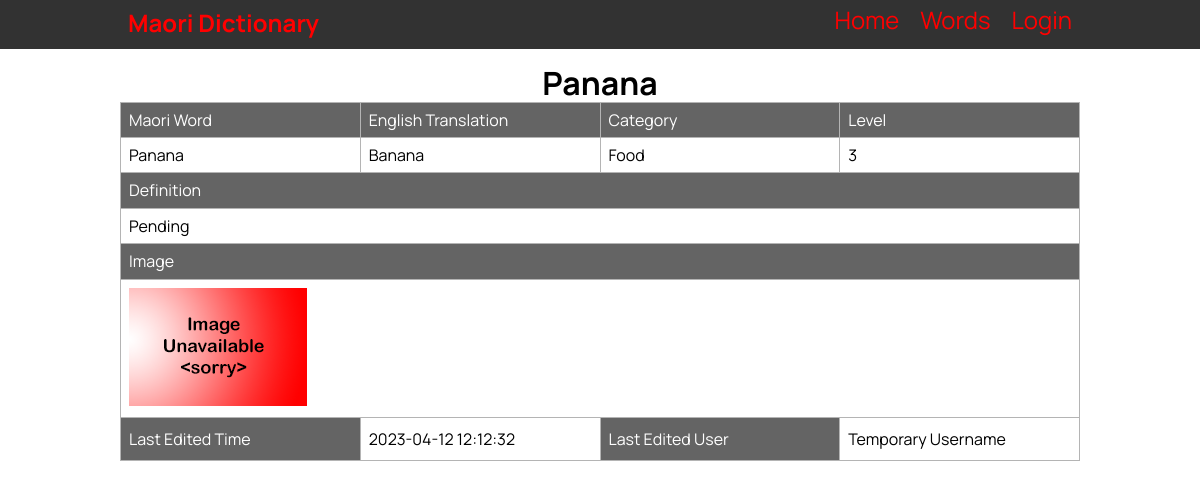
The app's page /individual_word/144, older data.
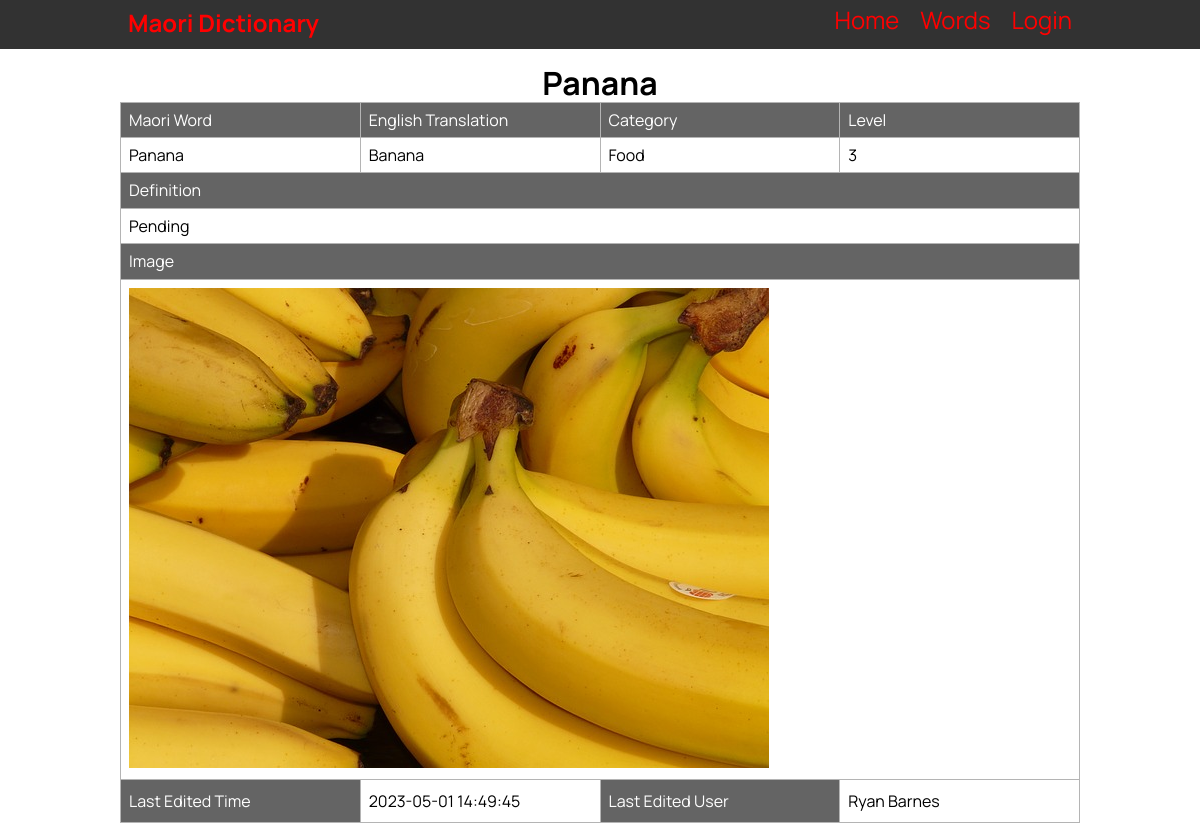
The same page, newer data.
### tables this page shows
CREATE TABLE "vocab_list"
(
    id                  integer
        constraint vocab_list_pk
            primary key autoincrement,
    maori_word          varchar(30),
    english_translation varchar(30),
    category            varchar(30),
    definition          varchar(100),
    level               integer,
    last_edited_time    date,
    last_edited_user    varchar(60)
, image_name varchar(30));

### app.py (the view)
@app.route('/individual_word/<word_id>')
def render_individual_word(word_id):
    word_info = get_word_info(word_id)
    return render_template('word_detail.html', page_name='Word '+ word_id, logged_in=is_logged_in(), admin=is_admin(), word_information=word_info)

### app.py (called while the page is built)
def create_connection(db_file):
    try:
        connection = sqlite3.connect(db_file)
        return connection
    except Error as e:
        print(e)
    return None

def is_logged_in():
    if session.get('email') is None:
        return False
    else:
        return True

def is_admin():
    if is_logged_in():
        if session.get('role') == "Teacher" or session.get('role') == "Admin":
            return True
        else:
            return False
    else:
        return False

def get_word_info(word_id):
    con = create_connection(DATABASE)
    cur = con.cursor()
    query = "SELECT * FROM vocab_list WHERE id = ?"
    cur.execute(query, (word_id,))
    word_info = cur.fetchall()
    con.close()
    word_info = word_info[0]
    word_info = reformat_word_info(word_info)
    return word_info

def reformat_word_info(word):
    word_info = (word[0], str(word[1]).title(), str(word[2]).title(), str(word[3]).title(), str(word[4]).capitalize(), word[5], word[6], word[7], word[8])
    return word_info

### templates/word_detail.html (shortened to what this page needs)
{% extends "base.html" %}
{% block pageheading %}{{ word_information[1] }}{% endblock %}
{% block main %}
<table id="wordinfomation">
    <tr class="header">
        <td style="width:25%">Maori Word</td>
        <td style="width:25%">English Translation</td>
        <td style="width:25%">Category</td>
        <td style="width:25%">Level</td>
    </tr>
    <tr>
        <td>{{ word_information[1] }}</td>
        <td>{{ word_information[2] }}</td>
        <td>{{ word_information[3] }}</td>
        <td>{{ word_information[5] }}</td>
    </tr>
    <tr class="header">
        <td colspan="4">Definition</td>
    </tr>
    <tr>
        <td colspan="4">{{ word_information[4] }}</td>
    </tr>
    <tr class="header">
        <td colspan="4">Image</td>
    </tr>
    <tr>
        <td colspan="4">
            <img src="/static/images/{{ word_information[8] }}.jpg">
        </td>
    </tr>
    <tr>
        <td class="header">Last Edited Time</td>
        <td>{{ word_information[6] }}</td>
        <td class="header">Last Edited User</td>
        <td>{{ word_information[7] }}</td>
    </tr>
</table>
{% endblock %}

### templates/base.html (shortened to what this page needs)
<!DOCTYPE html>
<html lang="en">
<head>
    <link rel="stylesheet" href="https://cdnjs.cloudflare.com/ajax/libs/normalize/8.0.1/normalize.css"/>
    <link href="{{ url_for('static', filename='MDW.css') }}" rel="stylesheet">
</head>
<body>
<nav>
    <div class="container">
        <div class="navbar-brand">
            <a href="/">Maori Dictionary</a>
        </div>
        <div class="navbar-links">
            <a href="/">Home</a>
            <a href="/word_list/0_0">Words</a>
            {% if logged_in %}
                {% if admin %}
                    <a href="/admin">Admin</a>
                {% endif %}
                <a href="/logout">Logout</a>
                {% else %}
                <a href="/login">Login</a>
            {% endif %}
        </div>
    </div>
</nav>
<div class="container">
    <header>
        <h1>{% block pageheading %}{% endblock %}</h1>
    </header>
    <main>
        {% block main %}
        {% endblock %}
    </main>
</div>
</body>
</html>

### static/MDW.css (style rules this page uses)
* { font-family: 'Manrope', sans-serif; padding: 0; margin: 0; box-sizing: border-box; }
body { background-color: rgb(255, 255, 255); }
.container { width: 80vw; margin: auto; }
.container::after { content: ""; clear: both; display: table; }
img { max-width: 100%; }
h1 { text-align: center; font-weight: bold; font-size: 2rem; margin: 0; }
nav { background-color: rgb(50, 50, 50); font-size: 1.5rem; padding-top: 0.4rem; padding-bottom: 0.7rem; margin-bottom: 1rem; }
.navbar-brand { display: inline; float: left; font-size: 1.7rem; font-weight: bold; }
.navbar-links { display: inline; float: right; }
nav a { padding: 0 0.5rem; font-size: 1.5rem; color: red; text-decoration: none; }
table { font-family: Arial, Helvetica, sans-serif; border-collapse: collapse; width: 100%; }
td, th { border: 1px solid #b4b4b4; padding: 8px; }
#word_list th, #filterlist th, #wordinfomation .header { padding-top: 12px; padding-bottom: 12px; text-align: left; background-color: #646464; color: white; }

Row changes from the older to the newer data that the page shows:
changed vocab_list "Panana": image_name: picture added in place of a placeholder; last_edited_time "2023-04-12 12:12:32" → "2023-05-01 14:49:45"; last_edited_user "Temporary Username" → "Ryan Barnes"
